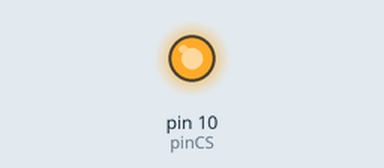
Simulated run of this sketch. Board: Arduino Uno, built with avr-gcc and run on an emulated ATmega328P. On the bench: output pins drawn as LEDs (lit = HIGH). What the sketch prints to the serial monitor is not drawn.

Above: at 0.1 s.
Timing chart, 0 to 1.6 s (numbered marks = the images above):
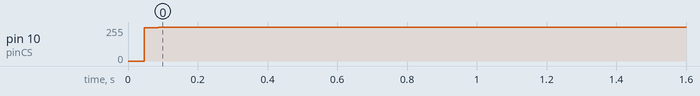

The sketch:

main_.ino
```cpp
/*
 * AD770X Library
 * sample code (AD7706)
 * Kerry D. Wong
 * http://www.kerrywong.com
 * 3/2011
 */

#include <AD770X.h>
AD770X ad7706(2.5);
double v;

void setup()
{
	Serial.begin(115200);

	ad7706.reset();
	ad7706.init(AD770X::CHN_AIN1);
	Serial.println( "Init complete" );
}

void loop()
{
	v = ad7706.readADResult(AD770X::CHN_AIN1);
	Serial.println(v);
	delay( 500 );
}


/*
 * AD7705/AD7706 Library
 * Kerry D. Wong
 * http://www.kerrywong.com
 * Initial version 1.0 3/2011
 * Updated 1.1 4/2012
 */

#include "AD770X.h"

//write communication register
//   7        6      5      4      3      2      1      0
//0/DRDY(0) RS2(0) RS1(0) RS0(0) R/W(0) STBY(0) CH1(0) CH0(0)

void AD770X::setNextOperation(byte reg, byte channel, byte readWrite) {
    byte r = 0;
    r = reg << 4 | readWrite << 3 | channel;

    digitalWrite(pinCS, LOW);
    spiTransfer(r);
    digitalWrite(pinCS, HIGH);
}

//Clock Register
//   7      6       5        4        3        2      1      0
//ZERO(0) ZERO(0) ZERO(0) CLKDIS(0) CLKDIV(0) CLK(1) FS1(0) FS0(1)
//
//CLKDIS: master clock disable bit
//CLKDIV: clock divider bit

void AD770X::writeClockRegister(byte CLKDIS, byte CLKDIV, byte outputUpdateRate) {
    byte r = CLKDIS << 4 | CLKDIV << 3 | outputUpdateRate;

    r &= ~(1 << 2); // clear CLK

    digitalWrite(pinCS, LOW);
    spiTransfer(r);
    digitalWrite(pinCS, HIGH);
}

//Setup Register
//  7     6     5     4     3      2      1      0
//MD10) MD0(0) G2(0) G1(0) G0(0) B/U(0) BUF(0) FSYNC(1)

void AD770X::writeSetupRegister(byte operationMode, byte gain, byte unipolar, byte buffered, byte fsync) {
    byte r = operationMode << 6 | gain << 3 | unipolar << 2 | buffered << 1 | fsync;

    digitalWrite(pinCS, LOW);
    spiTransfer(r);
    digitalWrite(pinCS, HIGH);
}

unsigned int AD770X::readADResult() {
    digitalWrite(pinCS, LOW);
    byte b1 = spiTransfer(0x0);
    byte b2 = spiTransfer(0x0);
    digitalWrite(pinCS, HIGH);

    unsigned int r = b1 << 8 | b2;

    return r;
}

double AD770X::readADResult(byte channel, float refOffset) {
    while (!dataReady(channel)) {
    };
    setNextOperation(REG_DATA, channel, 1);

    return readADResult() * 1.0 / 65536.0 * VRef - refOffset;
}

bool AD770X::dataReady(byte channel) {
    setNextOperation(REG_CMM, channel, 1);

    digitalWrite(pinCS, LOW);
    byte b1 = spiTransfer(0x0);
    digitalWrite(pinCS, HIGH);

    return (b1 & 0x80) == 0x0;
}

void AD770X::reset() {
    digitalWrite(pinCS, LOW);
    for (int i = 0; i < 100; i++)
        spiTransfer(0xff);
    digitalWrite(pinCS, HIGH);
}

AD770X::AD770X(double vref) {
    VRef = vref;
    pinMode(pinMOSI, OUTPUT);
    pinMode(pinMISO, INPUT);
    pinMode(pinSPIClock, OUTPUT);
    pinMode(pinCS, OUTPUT);

    digitalWrite(pinCS, HIGH);
    SPCR = _BV(SPE) | _BV(MSTR) | _BV(CPOL) | _BV(CPHA) | _BV(SPI2X) | _BV(SPR1) | _BV(SPR0);
}

void AD770X::init(byte channel, byte clkDivider, byte polarity, byte gain, byte updRate) {
    setNextOperation(REG_CLOCK, channel, 0);
    writeClockRegister(0, clkDivider, updRate);

    setNextOperation(REG_SETUP, channel, 0);
    writeSetupRegister(MODE_SELF_CAL, gain, polarity, 0, 0);

    while (!dataReady(channel)) {
    };
}

void AD770X::init(byte channel) {
    init(channel, CLK_DIV_1, UNIPOLAR, GAIN_1, UPDATE_RATE_25);
}
```

AD770X.h
```cpp
#ifndef AD770X_H
#define AD770X_H

#include <Arduino.h>

/*
 * AD7705/AD7706 Library
 * Kerry D. Wong
 * http://www.kerrywong.com
 * Initial version 1.0 3/2011
 * Updated 1.1 4/2012
 */

class AD770X {
public:
    //register selection
    //RS2 RS1 RS0
    static const byte REG_CMM = 0x0; //communication register 8 bit
    static const byte REG_SETUP = 0x1; //setup register 8 bit
    static const byte REG_CLOCK = 0x2; //clock register 8 bit
    static const byte REG_DATA = 0x3; //data register 16 bit, contains conversion result
    static const byte REG_TEST = 0x4; //test register 8 bit, POR 0x0
    static const byte REG_NOP = 0x5; //no operation
    static const byte REG_OFFSET = 0x6; //offset register 24 bit
    static const byte REG_GAIN = 0x7; // gain register 24 bit

    //channel selection for AD7706 (for AD7705 use the first two channel definitions)
    //CH1 CH0
    static const byte CHN_AIN1 = 0x0; //AIN1; calibration register pair 0
    static const byte CHN_AIN2 = 0x1; //AIN2; calibration register pair 1
    static const byte CHN_COMM = 0x2; //common; calibration register pair 0
    static const byte CHN_AIN3 = 0x3; //AIN3; calibration register pair 2

    //output update rate
    //CLK FS1 FS0
    static const byte UPDATE_RATE_20 = 0x0; // 20 Hz
    static const byte UPDATE_RATE_25 = 0x1; // 25 Hz
    static const byte UPDATE_RATE_100 = 0x2; // 100 Hz
    static const byte UPDATE_RATE_200 = 0x3; // 200 Hz
    static const byte UPDATE_RATE_50 = 0x4; // 50 Hz
    static const byte UPDATE_RATE_60 = 0x5; // 60 Hz
    static const byte UPDATE_RATE_250 = 0x6; // 250 Hz
    static const byte UPDATE_RATE_500 = 0x7; // 500 Hz

    //operating mode options
    //MD1 MD0
    static const byte MODE_NORMAL = 0x0; //normal mode
    static const byte MODE_SELF_CAL = 0x1; //self-calibration
    static const byte MODE_ZERO_SCALE_CAL = 0x2; //zero-scale system calibration, POR 0x1F4000, set FSYNC high before calibration, FSYNC low after calibration
    static const byte MODE_FULL_SCALE_CAL = 0x3; //full-scale system calibration, POR 0x5761AB, set FSYNC high before calibration, FSYNC low after calibration

    //gain setting
    static const byte GAIN_1 = 0x0;
    static const byte GAIN_2 = 0x1;
    static const byte GAIN_4 = 0x2;
    static const byte GAIN_8 = 0x3;
    static const byte GAIN_16 = 0x4;
    static const byte GAIN_32 = 0x5;
    static const byte GAIN_64 = 0x6;
    static const byte GAIN_128 = 0x7;

    static const byte UNIPOLAR = 0x0;
    static const byte BIPOLAR = 0x1;

    static const byte CLK_DIV_1 = 0x1;
    static const byte CLK_DIV_2 = 0x2;

    byte spiTransfer(volatile byte data) {
        SPDR = data;

        while (!(SPSR & _BV(SPIF)));

        return SPDR;
    };

    AD770X(double vref);
    void setNextOperation(byte reg, byte channel, byte readWrite);
    void writeClockRegister(byte CLKDIS, byte CLKDIV, byte outputUpdateRate);
    void writeSetupRegister(byte operationMode, byte gain, byte unipolar, byte buffered, byte fsync);
    double readADResult(byte channel, float refOffset = 0.0);
    void reset();
    bool dataReady(byte channel);
    void init(byte channel);
    void init(byte channel, byte clkDivider, byte polarity, byte gain, byte updRate);
private:
    static const int pinMOSI = 11; //MOSI
    static const int pinMISO = 12; //MISO
    static const int pinSPIClock = 13; //SCK
    static const int pinCS = 10; //CS
    double VRef;
    unsigned int readADResult();
};
#endif
```

Measured:
- by itself, pin 10 (pinCS): 0/255 → 255/255 at 0.05 s
